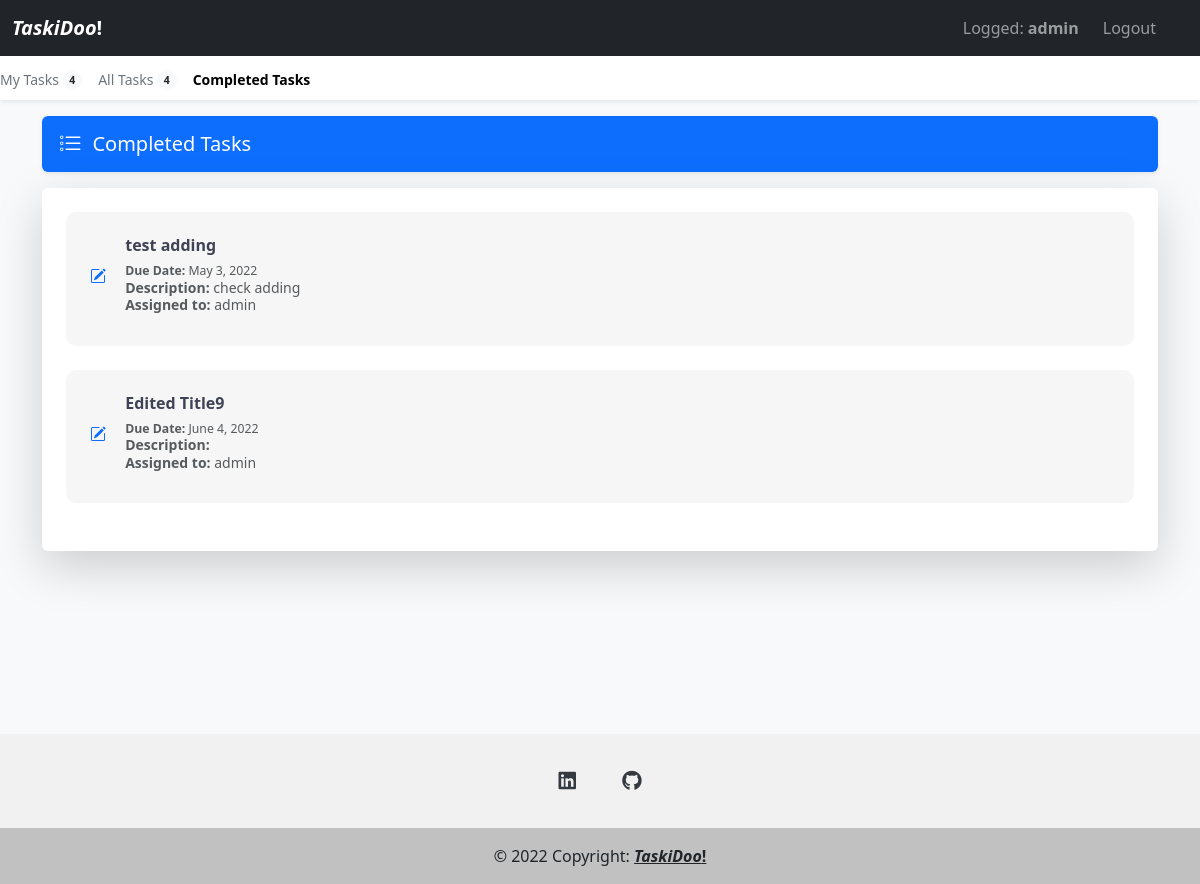
The app's page /completed_tasks/ (signed in) with its own data.
### todo_apps/models.py (models this page shows, shortened)
class Task(models.Model):
    text_title = models.CharField(max_length=200)
    text_desc = models.TextField(max_length=10000, blank=True, null=True,)
    date_added = models.DateTimeField(auto_now_add=True)
    owner = models.ForeignKey(User, on_delete=models.CASCADE)
    comment = models.TextField(max_length=10000, blank=True, null=True)
    date_due = models.DateField()
    status = models.BooleanField(default=False)
    project = models.ForeignKey(Project, on_delete=models.CASCADE, blank=True, null=True)

### todo_apps/views.py (the view)
# urls.py: path('completed_tasks/', views.completed_tasks, name="completed_tasks"),
@login_required
def completed_tasks(request):
    completed_tasks = Task.objects.filter(project = Project.objects.get(assigned_users=request.user), status=True).order_by('date_due')
    all_tasks = Task.objects.filter(project = Project.objects.get(assigned_users=request.user), status=False)
    tasks = Task.objects.filter(project = Project.objects.get(assigned_users=request.user), owner=request.user, status=False)
    context = {'completed_tasks': completed_tasks, 'all_tasks': all_tasks, 'tasks': tasks}
    return render(request, 'todo_apps/completed_tasks.html', context)

### todo_apps/templates/todo_apps/completed_tasks.html (shortened to what this page needs)
{% extends "todo_apps/base.html" %}
{% block content %}
<main class="container formBg mb-4">
    <div class="d-flex align-items-center p-3 my-3 text-white bg-purple rounded shadow-sm">
        <div class="lh-1">
            <h1 class="h5 mb-0 text-white lh-1">Completed Tasks</h1>
        </div>
    </div>
    <div class="mt-3 mb-5 p-4 bg-body rounded shadow-lg">
        {% for task in completed_tasks %}
            <div class="d-flex mb-4 p-4 task-content">
                <a class="myBtn d-block text-decoration-none" hx-trigger="click" hx-get="{% url 'todo_apps:edit_task' task.id %}" hx-target="#dialog">
                </a>
            <p class="pb-2 mb-0 small text-muted lh-sm" hx-trigger="click" hx-get="{% url 'todo_apps:edit_task' task.id %}" hx-target="#dialog">
                <a class="myBtn d-block text-decoration-none task-item task-content-h h6"><strong>{{ task.text_title }}</strong></a>
                <small><strong>Due Date:</strong> {{ task.date_due }}</small></br>
                <strong>Description:</strong> {{ task.text_desc }}</br>
                <strong>Assigned to:</strong> {{ task.owner }}
            </p>
             </div>
        {% empty %}
            <p>No tasks added!</p>
        {% endfor %}
    </div>
</main>
{% endblock content %}

### todo_apps/templates/todo_apps/base.html (shortened to what this page needs)
{% load bootstrap5 %}
{% load static %}
{% bootstrap_css %}
<!doctype html>
<html lang="en">
  <head>
    <link rel="stylesheet" href="{% static 'css/style.css' %}">
    <link rel="stylesheet" href="https://cdnjs.cloudflare.com/ajax/libs/font-awesome/6.0.0/css/all.min.css">
  </head>
  {% if user.is_authenticated %}
  <body class="bg-light">
        <nav class="navbar navbar-expand-lg fixed-top navbar-dark bg-dark" style="z-index:4;">
        <div class="container-fluid">
            <a class="navbar-brand" href="{% url 'todo_apps:index' %}"><i><b>TaskiDoo</i>!</b></a>
            <div class="navbar-collapse" id="navbarsExampleDefault">
            <ul class="navbar-nav me-auto mb-2 mb-lg-0">
                <li class="nav-item">
                  <a class="nav-link"></a>
                  </li>
            </ul>
            <ul class="navbar-nav me-0 mb-5 mb-lg-0">
            {% if user.is_authenticated %}
            <li class="nav-item me-2">
            <a class="nav-link" href="{% url 'users:profile' %}">Logged: <b>{{ user.username }}</b></a>
            </li>
            <li class="nav-item me-4">
                <a class="nav-link" href="{% url 'users:logout' %}">Logout</a>
            </li>
            {% endif %}
            </div>
        </div>
        </nav>
        <div class="nav-scroller bg-body shadow-sm">
        <nav class="nav nav-underline">
            <a class="nav-link" id="my_tasks"  href="{% url 'todo_apps:tasks' %}">
              My Tasks
            <span class="badge bg-light text-dark rounded-pill align-text-bottom">{{ tasks.count }}</span>
            </a>
            <a class="nav-link" id="all_tasks" href="{% url 'todo_apps:all_tasks' %}">
              All Tasks
            <span class="badge bg-light text-dark rounded-pill align-text-bottom">{{ all_tasks.count}}</span>
            </a>
            <a class="nav-link" id="completed_tasks" href="{% url 'todo_apps:completed_tasks' %}">Completed Tasks</a>
        </nav>
        </div>
{% endif %}
{% block content %} {% endblock content %}
<footer class="footer text-center text-white">
  <div class="container pt-4">
    <section class="mb-4">
      <a
        class="btn btn-link btn-floating btn-lg m-1 social-icon"
        href="https://www.linkedin.com/in/tomasz-kaczmarczyk-4235a31a4/"
        role="button"
        ><i class="fab fa-linkedin"></i
      ></a>
      <a
        class="btn btn-link btn-floating btn-lg m-1 social-icon"
        href="https://github.com/TKdev96"
        role="button"
        ><i class="fab fa-github"></i
      ></a>
    </section>
  </div>
  <div class="text-center text-dark p-3 footer-text">
    © 2022 Copyright:
    <a class="text-dark" href="#"><b><i>TaskiDoo</i>!</b></a>
  </div>
</footer>
  </body>
</html>

### todo_apps/static/css/style.css (style rules this page uses)
html, body { overflow-x: hidden; overflow-y: visible; }
body { padding-top: 56px; }
.container { margin-top: 60px; }
.task-content { border-radius: 10px; background-color: #f6f6f6; }
.task-content-icon { margin-top: 2rem !important; margin-right: 1.200rem; color: #0d6efd; }
.nav-scroller { position: fixed; width: 100%; z-index: 2; height: 2.75rem; overflow-y: hidden; }
.nav-scroller .nav { display: flex; flex-wrap: nowrap; padding-bottom: 1rem; margin-top: 1px; overflow-x: auto; color: rgba(255, 255, 255, .75); text-align: center; white-space: nowrap; -webkit-overflow-scrolling: touch; }
.nav-underline .nav-link { padding-top: .75rem; padding-bottom: .75rem; font-size: .875rem; color: #6c757d; }
.nav-underline { font-weight: 500; color: #343a40; }
.bg-purple { background-color: #0d6efd; }
#navbarsExampleDefault { display: none; }
.formBg { min-height: 75%; }
.task-item { color: #3F4254; }
.footer { background-color: #f1f1f1de; position: relative; left: 0; bottom: 0; margin-top: 0; width: 100%; text-align: center; }
.footer-text { background-color: rgba(0, 0, 0, 0.2); }
.social-icon { color: #343a40; }

### records on screen
Task: text_title "test adding", date_due "May 3, 2022", text_desc "check adding", owner "admin"
Task: text_title "Edited Title9", date_due "June 4, 2022", owner "admin"

### other values on screen
{{ user.username }} "admin"
{{ tasks.count }} "4"
{{ all_tasks.count }} "4"
